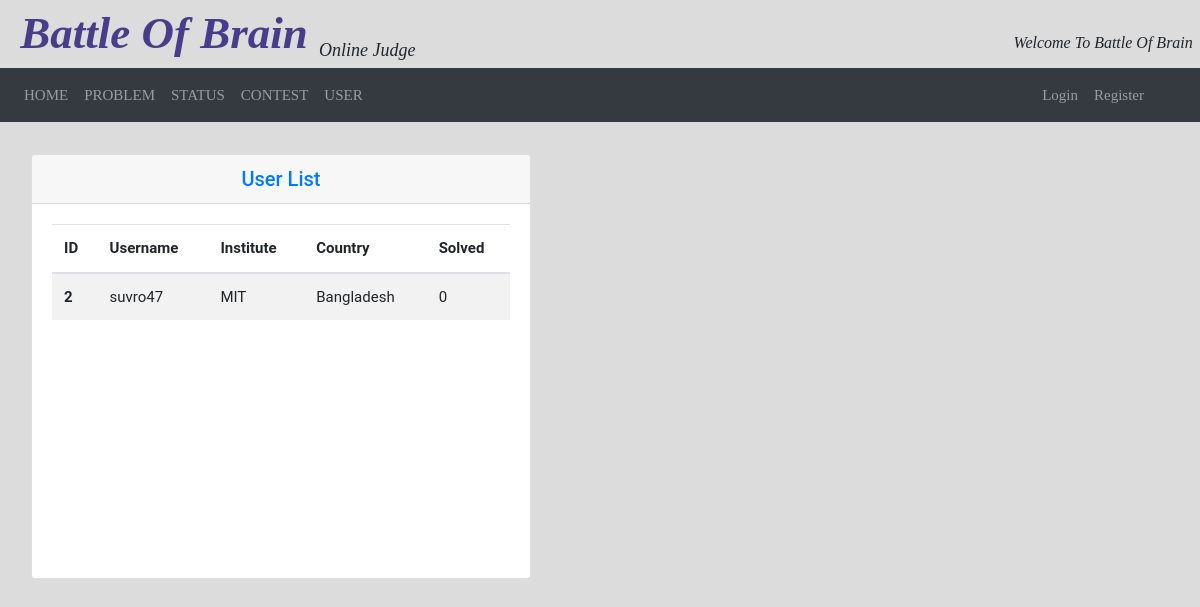
The app's page /profiles/, older data.
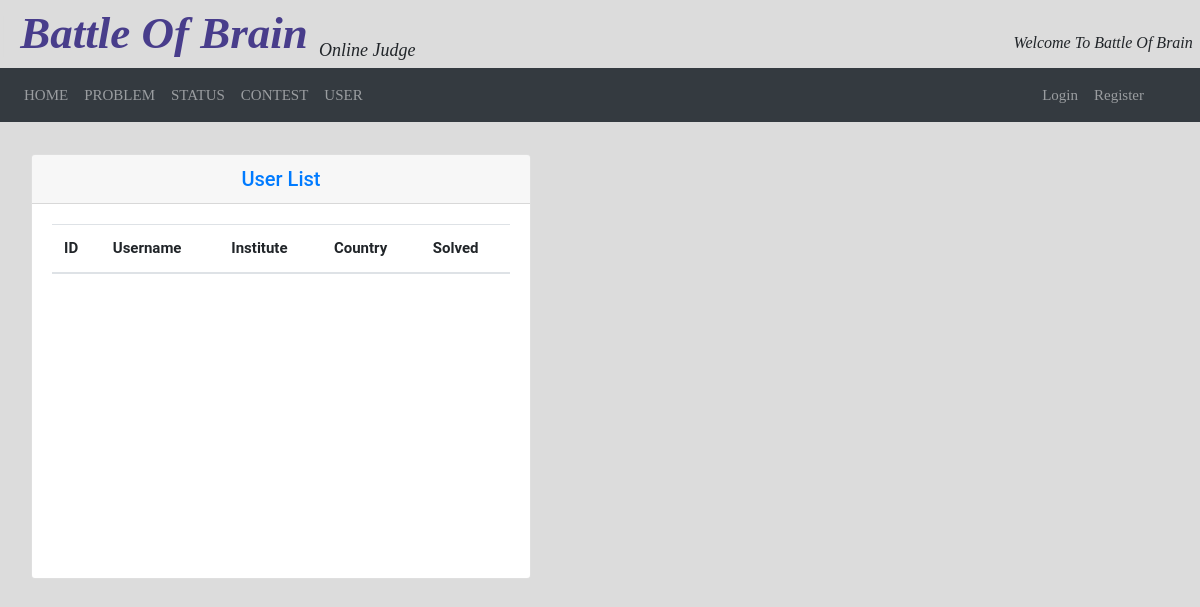
The same page, newer data.
### user/models.py (models this page shows, shortened)
class CustomUser(AbstractUser):
    full_name = models.CharField(max_length=100, blank=False)
    institute = models.CharField(max_length=100, blank=False)
    country = models.CharField(max_length=100, blank=False)
    problem_tried = models.IntegerField(default=0)
    problem_solved = models.IntegerField(default=0)

### user/views.py (the view)
# urls.py: path('profiles/', user_views.profiles, name='profiles'),
def profiles(request):
    users = CustomUser.objects.filter(is_superuser=False)
    return render(request, 'profiles.html', {'all_user': users})

### templates/profiles.html (shortened to what this page needs)
{% extends 'base.html' %}
{% block content %}
<div class="col-md-8 left top ">
<div class="card my-4">
        <h5 class="card-header" align="center"> User List </h5>
    <div class="card-body">
<table class="table table-striped">
  <thead>
    <tr>
      <th scope="col">ID</th>
      <th scope="col">Username</th>
      <th scope="col">Institute</th>
      <th scope="col">Country</th>
      <th scope="col">Solved</th>
    </tr>
  </thead>
    {% for user in all_user %}
  <tbody>
    <tr>
      <th scope="row">{{user.id}}</th>
      <td>{{user.username}}</td>
      <td>{{user.institute}}</td>
      <td>{{user.country}}</td>
      <td>{{user.problem_solved}}</td>
    </tr>
  </tbody>
    {% endfor %}
</table>
    </div>
</div>
</div>
{% endblock %}

Row changes from the older to the newer data that the page shows:
removed CustomUser: id "2", username "suvro47", institute "MIT", country "Bangladesh", problem_solved "0"
